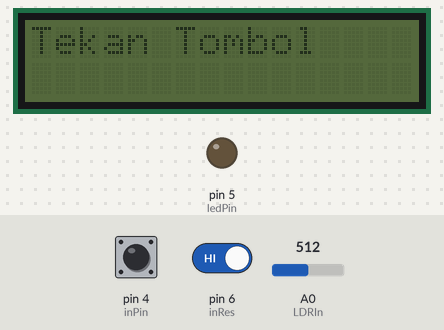
The sketch below on a simulated Arduino Uno, built with avr-gcc and run on an emulated ATmega328P. On the bench: 16×2 character LCD, output pins drawn as LEDs (lit = HIGH). The inputs (shaded band) are chosen by the test bench; at power-on: pin 4 (inPin) HIGH, pin 6 (inRes) HIGH, A0 (LDRIn) = 512.

Above: at 2.2 s.
2.3 s: pin 4 (inPin) driven LOW
At 3.4 s:
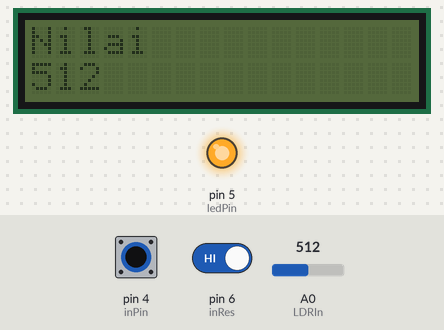
3.8 s: pin 6 (inRes) driven LOW
At 4.33 s:
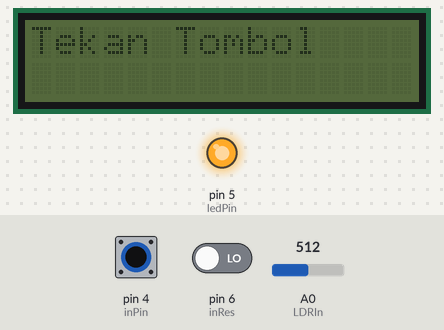
6.8 s: pin 4 (inPin) driven HIGH
At 9.5 s:
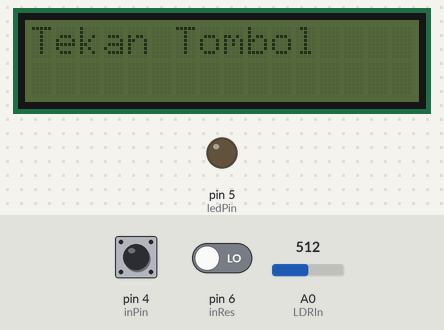
9.8 s: pin 6 (inRes) driven HIGH
11.3 s: pin 6 (inRes) driven LOW
14.3 s: pin 4 (inPin) pulsed LOW 2 times (0.12 s each, 0.3 s apart)
At 14.9 s:
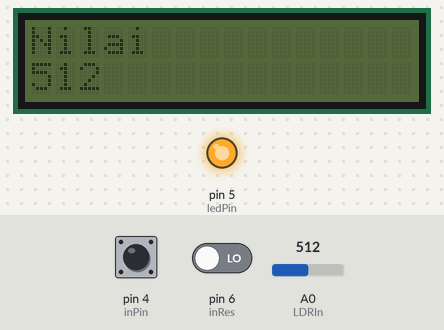
Timing chart, 0 to 17.8 s (numbered marks = the images above; inputs shaded):
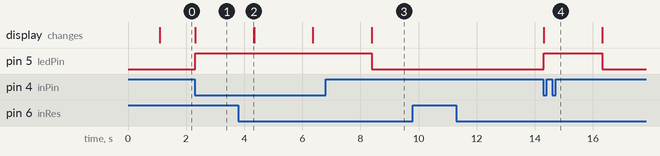

The sketch:

LDR.ino
```cpp
#include <Wire.h>
#include <LCD.h>
#include <LiquidCrystal_I2C.h>
LiquidCrystal_I2C  lcd(0x20,2,1,0,4,5,6,7);

const int LDRIn = A0;
int inPin = 4;
int ledPin = 5;
int val = 0;
int inRes = 6;
int rst = 0;


void setup() {
  Serial.begin(9600);
  lcd.begin (16,2); // for 16 x 2 LCD module
  lcd.setBacklightPin(3,POSITIVE);
  lcd.setBacklight(LOW);
  lcd.setCursor(0,0);
 lcd.print("Turbidity Sensor");
 delay(1000);
 lcd.clear();
 lcd.print("Tekan Tombol");
 pinMode(inPin, INPUT);
 pinMode(ledPin, OUTPUT);
}

void ReadSensor(){
  lcd.clear();
  lcd.setCursor(0,0);
  lcd.print("Nilai");
  digitalWrite(ledPin, HIGH);
  int sensorValue = analogRead(LDRIn);
  lcd.setCursor(0,1);
  lcd.print(sensorValue);
  delay(2000);
}

void loop() {
  val = digitalRead(inPin);
  if (val == LOW){
    ReadSensor();
  } else {
    digitalWrite(ledPin, LOW);
  }
  rst = digitalRead(inRes);
  if ( rst == LOW){
    lcd.clear();
    lcd.setCursor(0,0);
    lcd.print("Tekan Tombol");
  }
}
```

Measured:
- after the input at 2.3 s, pin 5 (ledPin): LOW → HIGH at once; the display: changes at once (image 1)
- after the input at 3.8 s, the display: changes after 0.53 s (image 2)
- after the input at 6.8 s, pin 5 (ledPin): HIGH → LOW after 1.6 s
- after the input at 9.8 s, every drawn part: stays the same
- after the input at 11.3 s, every drawn part: stays the same
- after the input at 14.3 s, pin 5 (ledPin): LOW → HIGH at once, → LOW 2.0 s later; the display: changes at once (image 4)
